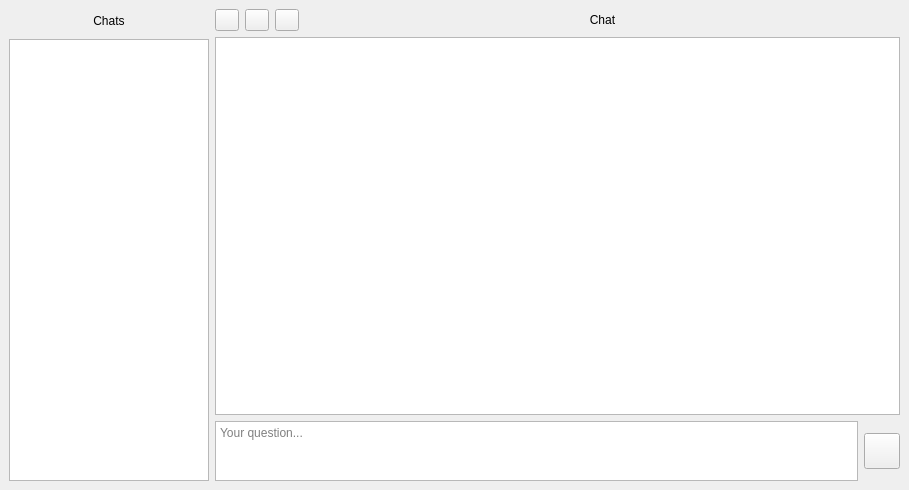
<?xml version="1.0" encoding="UTF-8"?>
<ui version="4.0">
 <class>ChatixMainWindow</class>
 <widget class="QMainWindow" name="ChatixMainWindow">
  <property name="geometry">
   <rect>
    <x>0</x>
    <y>0</y>
    <width>909</width>
    <height>490</height>
   </rect>
  </property>
  <property name="windowTitle">
   <string>Chatix</string>
  </property>
  <widget class="QWidget" name="centralwidget">
   <property name="sizePolicy">
    <sizepolicy hsizetype="Expanding" vsizetype="Expanding">
     <horstretch>0</horstretch>
     <verstretch>0</verstretch>
    </sizepolicy>
   </property>
   <property name="autoFillBackground">
    <bool>false</bool>
   </property>
   <layout class="QGridLayout" name="gridLayout_2">
    <item row="0" column="0">
     <layout class="QHBoxLayout" name="horizontalLayout">
      <item>
       <layout class="QGridLayout" name="chatListLayout">
        <item row="2" column="0">
         <widget class="QListWidget" name="chatList">
          <property name="sizePolicy">
           <sizepolicy hsizetype="Fixed" vsizetype="Expanding">
            <horstretch>0</horstretch>
            <verstretch>0</verstretch>
           </sizepolicy>
          </property>
          <property name="maximumSize">
           <size>
            <width>200</width>
            <height>16777215</height>
           </size>
          </property>
         </widget>
        </item>
        <item row="1" column="0">
         <widget class="QLabel" name="chatListLabel">
          <property name="minimumSize">
           <size>
            <width>0</width>
            <height>24</height>
           </size>
          </property>
          <property name="text">
           <string>Chats</string>
          </property>
          <property name="alignment">
           <set>Qt::AlignmentFlag::AlignCenter</set>
          </property>
         </widget>
        </item>
       </layout>
      </item>
      <item>
       <layout class="QVBoxLayout" name="verticalLayout">
        <item>
         <layout class="QHBoxLayout" name="horizontalLayout_2">
          <item>
           <widget class="QPushButton" name="hideChatListButton">
            <property name="maximumSize">
             <size>
              <width>24</width>
              <height>24</height>
             </size>
            </property>
            <property name="text">
             <string/>
            </property>
            <property name="icon">
             <iconset theme="QIcon::ThemeIcon::GoPrevious"/>
            </property>
           </widget>
          </item>
          <item>
           <widget class="QPushButton" name="newChatButton">
            <property name="maximumSize">
             <size>
              <width>24</width>
              <height>24</height>
             </size>
            </property>
            <property name="text">
             <string/>
            </property>
            <property name="icon">
             <iconset theme="QIcon::ThemeIcon::ContactNew"/>
            </property>
           </widget>
          </item>
          <item>
           <widget class="QPushButton" name="settingsButton">
            <property name="maximumSize">
             <size>
              <width>24</width>
              <height>24</height>
             </size>
            </property>
            <property name="text">
             <string/>
            </property>
            <property name="icon">
             <iconset theme="QIcon::ThemeIcon::HelpAbout"/>
            </property>
           </widget>
          </item>
          <item>
           <widget class="QLabel" name="label">
            <property name="text">
             <string>Chat</string>
            </property>
            <property name="alignment">
             <set>Qt::AlignmentFlag::AlignCenter</set>
            </property>
           </widget>
          </item>
         </layout>
        </item>
        <item>
         <widget class="QTextEdit" name="chatBox">
          <property name="readOnly">
           <bool>true</bool>
          </property>
         </widget>
        </item>
        <item>
         <layout class="QGridLayout" name="gridLayout">
          <item row="0" column="0">
           <widget class="QPlainTextEdit" name="questionEdit">
            <property name="sizePolicy">
             <sizepolicy hsizetype="Expanding" vsizetype="Fixed">
              <horstretch>0</horstretch>
              <verstretch>0</verstretch>
             </sizepolicy>
            </property>
            <property name="maximumSize">
             <size>
              <width>16777215</width>
              <height>60</height>
             </size>
            </property>
            <property name="placeholderText">
             <string>Your question...</string>
            </property>
           </widget>
          </item>
          <item row="0" column="1">
           <widget class="QPushButton" name="sendButton">
            <property name="minimumSize">
             <size>
              <width>36</width>
              <height>36</height>
             </size>
            </property>
            <property name="maximumSize">
             <size>
              <width>36</width>
              <height>36</height>
             </size>
            </property>
            <property name="text">
             <string/>
            </property>
            <property name="icon">
             <iconset theme="QIcon::ThemeIcon::MailForward"/>
            </property>
           </widget>
          </item>
         </layout>
        </item>
       </layout>
      </item>
     </layout>
    </item>
   </layout>
  </widget>
 </widget>
 <resources/>
 <connections/>
</ui>
